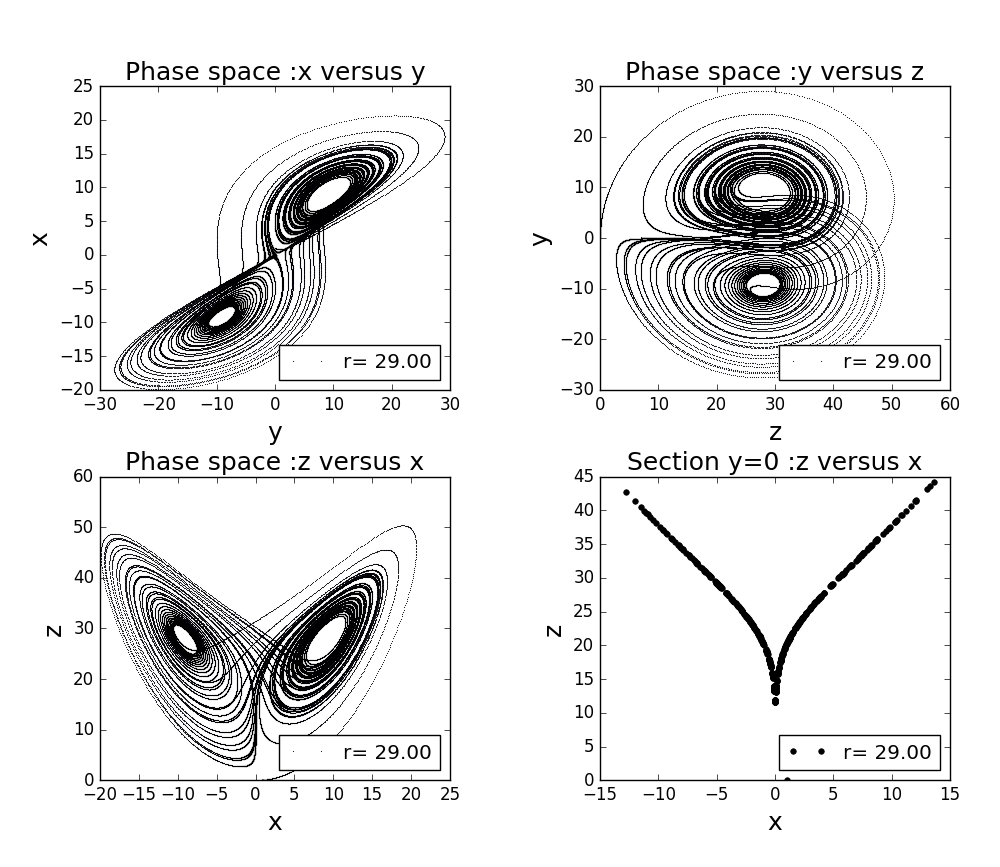

The script that drew this image:
'''
PROGRAM lorenz_phase
''' 

from numpy import * 
import matplotlib.pyplot as plt

class LORENZ(object):
    def __init__(self,_r=25,_dt=0.001,_time=50,_sigma=10,_b=10/3):
        self.t = [0]
        self.x, self.y, self.z = [1], [0], [0]
        self.r, self.sigma, self.b = _r, _sigma, _b
        self.dt, self.time, self.n = _dt, _time, int(_time/_dt)
        print 'Lorenz init, dt=%.3f, time=%.3f, r=%.3f '%(self.dt,self.time,self.r)
    def cal(self):
        for i in range(self.n):
            self.t.append(self.t[-1]+self.dt)           
            self.x.append(self.x[-1]+self.sigma*(self.y[-1]-self.x[-1])*self.dt)
            self.y.append(self.y[-1]+(-self.x[-2]*self.z[-1]+self.r*self.x[-2]-self.y[-1])*self.dt)
            self.z.append(self.z[-1]+(self.x[-2]*self.y[-2]-self.b*self.z[-1])*self.dt)
        print 'Lorenz cal',1
    def plot_z(self,_ax):
        _ax.plot(self.t,self.z,'-r',label='r= %.2f'%self.r)
        print 'z_t plot',1
    def plot_x(self,_ax):
        _ax.plot(self.t,self.x,'-r',label='r= %.2f'%self.r)
        print 'x_t plot',1
    def plot_y(self,_ax):
        _ax.plot(self.t,self.y,'-r',label='r= %.2f'%self.r)
        print 'y_t plot',1
    def plot_phase_zx(self,_ax):
        _ax.plot(self.x,self.z,'ob',markersize=0.3,label='r= %.2f'%self.r)
        print 'zx phase plot',1
    def plot_phase_xy(self,_ax):
        _ax.plot(self.y,self.x,'ob',markersize=0.3,label='r= %.2f'%self.r)
        print 'xy phase plot',1
    def plot_phase_yz(self,_ax):
        _ax.plot(self.z,self.y,'ob',markersize=0.3,label='r= %.2f'%self.r)
        print 'yz phase plot',1
    def plot_section_zx(self,_ax,_secy=0.):
        self.z_sec, self.x_sec = [], []
        self.secy = _secy
        for i in range(len(self.t)):
            if abs(self.y[i]-self.secy)<4E-3:
                self.z_sec.append(self.z[i])
                self.x_sec.append(self.x[i])
        if len(self.z_sec)>0:
            _ax.plot(self.x_sec,self.z_sec,'ok',markersize=4,label='r= %.2f'%self.r)
            print 'section plot,secy=',self.secy
            return 1
        else:
            print 'sec_y overranging'
            return 0
'''
# set r = 5.,15.,29.
# plot z versus time
fig= plt.figure(figsize=(8,8))
ax1=plt.subplot(311)
ax2=plt.subplot(312)
ax3=plt.subplot(313)
cmp=LORENZ(5.)
cmp.cal()
cmp.plot_z(ax1)
cmp=LORENZ(15.)
cmp.cal()
cmp.plot_z(ax2)
cmp=LORENZ(29.)
cmp.cal()
cmp.plot_z(ax3)
ax1.legend(loc='upper right')
ax2.legend(loc='upper right')
ax3.legend(loc='upper right')
ax1.set_title('Lorenz Model: z versus time',fontsize=18)
ax3.set_xlabel('time ',fontsize=18)
ax2.set_ylabel('z ',fontsize=18)
plt.show(fig)
'''

fig= plt.figure(figsize=(10,10))
ax1=plt.axes([0.1,0.55,0.35,0.35])
ax2=plt.axes([0.6,0.55,0.35,0.35])
ax3=plt.axes([0.1,0.1,0.35,0.35])
ax4=plt.axes([0.6,0.1,0.35,0.35])

cmp=LORENZ(29.)
cmp.cal()
cmp.plot_phase_xy(ax1)
cmp.plot_phase_yz(ax2)
cmp.plot_phase_zx(ax3)
cmp=LORENZ(29.,0.001,1000)
cmp.cal()
cmp.plot_section_zx(ax4)

ax1.legend(loc='lower right')
ax2.legend(loc='lower right')
ax3.legend(loc='lower right')
ax4.legend(loc='lower right')
ax1.set_xlabel('y',fontsize=18)
ax2.set_xlabel('z',fontsize=18)
ax3.set_xlabel('x',fontsize=18)
ax4.set_xlabel('x',fontsize=18)
ax1.set_ylabel('x',fontsize=18)
ax2.set_ylabel('y',fontsize=18)
ax3.set_ylabel('z',fontsize=18)
ax4.set_ylabel('z',fontsize=18)
ax1.set_title('Phase space :x versus y',fontsize=18)
ax2.set_title('Phase space :y versus z',fontsize=18)
ax3.set_title('Phase space :z versus x',fontsize=18)
ax4.set_title('Section y=0 :z versus x',fontsize=18)

plt.show(fig)


            
'''
#  change r(driving force)
#  plot z vs t
for r in range(30):
    fig= plt.figure(figsize=(10,6))
    ax1=plt.subplot(111)
    cmp=LORENZ(r+1.)
    cmp.cal()
    cmp.plot_z(ax1)
    ax1.set_xlabel('t')
    ax1.set_ylabel('z')
    ax1.set_title('z versus t')
    plt.legend(loc='best')
    plt.savefig('C:\\Users\\ChenYangyao\\Desktop\\pic_ch3_lorenz\\z_t\\r_%.2f.png'%cmp.r)
'''



'''
#  change r(driving force)
#  plot phase zx, xy, yz
for r in range(20,30,1):
    fig= plt.figure(figsize=(10,6))
    ax1=plt.axes([0.1,0.6,0.3,0.3])
    ax2=plt.axes([0.6,0.1,0.3,0.3])
    ax3=plt.axes([0.1,0.1,0.3,0.3])
    cmp=LORENZ(r+1.,0.001,50)
    cmp.cal()
    cmp.plot_phase_zx(ax1)
    ax1.set_xlabel('x')
    ax1.set_ylabel('z')
    ax1.set_title('zx')
    cmp.plot_phase_xy(ax2)
    ax2.set_xlabel('y')
    ax2.set_ylabel('x')
    ax2.set_title('xy')
    cmp.plot_phase_yz(ax3)
    ax3.set_xlabel('z')
    ax3.set_ylabel('y')
    ax3.set_title('yz')
    ax1.legend(loc='best')
    ax2.legend(loc='best')
    ax3.legend(loc='best')
    plt.savefig('C:\\Users\\ChenYangyao\\Desktop\\pic_ch3_lorenz\\phase\\r_%.2f.png'%cmp.r)
'''



'''
#  change r(driving force)
#  plot section z vs x
for r in linspace(25,50,100):
    fig= plt.figure(figsize=(10,6))
    ax1=plt.subplot(111)
    cmp=LORENZ(r,0.001,300)
    cmp.cal()
    cmp.plot_section_zx(ax1,0.)
    ax1.set_xlabel('x')
    ax1.set_ylabel('z')
    ax1.set_title('zx')
    ax1.set_xlim(-30,30)
    ax1.set_ylim(0,80)
    ax1.legend(loc='best')
    plt.savefig('C:\\Users\\ChenYangyao\\Desktop\\pic_ch3_lorenz\\section\\r_%.2f.png'%r)
'''



'''
#  change y(driving force)
#  plot section z vs x
cmp=LORENZ(28,0.001,1000)
cmp.cal()
for secy in linspace(-30,30,60):
    fig= plt.figure(figsize=(10,6))
    ax1=plt.subplot(111)
    cmp.plot_section_zx(ax1,secy)
    ax1.set_xlabel('x')
    ax1.set_ylabel('z')
    ax1.set_title('zx')
    ax1.set_xlim(-15,15)
    ax1.set_ylim(5,40)
    ax1.legend(loc='best')
    plt.savefig('C:\\Users\\ChenYangyao\\Desktop\\pic_ch3_lorenz\\butter\\secy_%.2f.png'%secy)
'''
 
